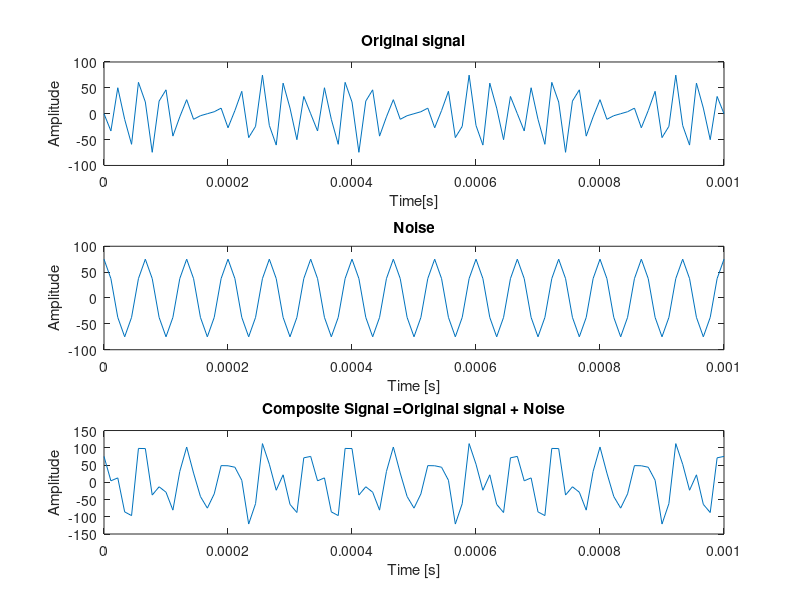
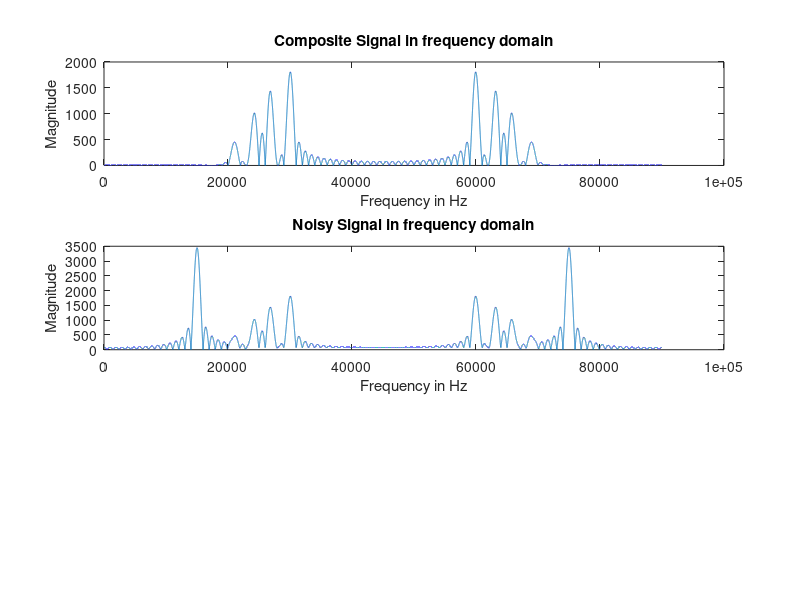

MATLAB code for these plots, in order: (Note: this script raises an error after producing the figures.)
clc;
close all;
%%
fs = 90000;% Sampling Freq Nyquist 2x of Composite signal
Ts = 1/fs; % Time Period
t = 0: Ts : 0.001;
% Signal
f1=21000; % Frequency [Hz]
f2=24000;
f3=27000;
f4=30000;
%%
a1=1; % Amplitude
a2=1;
a3=1;
a4=1;
x1 =a1*sin(2*pi.*t.*f1); 
x2 =a2*sin(2*pi.*t.*f2);
x3 =a3*sin(2*pi.*t.*f3);
x4 =a4*sin(2*pi.*t.*f4);
anon=0+2+8; 
X0=anon*x1+2*anon*x2-3*anon*x3-4*anon*x4;% composite signal%
%% Noise
aNoise = 75; % Amplitude
fNoise = 15000; % Frequency [Hz]
noise = aNoise*cos(2*pi.*t.*fNoise);
%% Signal + Noise
signalNoise = X0 + noise; %Corrupted Signal
%% Plots
%Visualize In time domain
figure(1)
subplot(3,1,1);
plot(t,X0);
xlabel('Time[s]');
ylabel('Amplitude');
title('Original signal');
subplot(3,1,2);
plot(t, noise);
xlabel('Time [s]');
ylabel('Amplitude');
title('Noise');
subplot(3,1,3);
plot(t, signalNoise);
xlabel('Time [s]');
ylabel('Amplitude');
title('Composite Signal =Original signal + Noise');
%% Visualise the above noisy signal in ferquency domain
%%
X0FFT=fft(X0,fs);
figure(2)
subplot(3,1,1);
plot(abs(X0FFT));
xlabel('Frequency in Hz');
ylabel('Magnitude');
title('Composite Signal in frequency domain');
%%
P=fft(signalNoise,fs);
subplot(3,1,2);
plot(abs(P));
xlabel('Frequency in Hz');
ylabel('Magnitude');
title('Noisy Signal in frequency domain');
%%
FIR_1=filter(FIR_100,signalNoise); %FIR FILTER OF ORDER 100 For filtering frequencies of 20KHz to 70KHz
P=fft(FIR_1,fs);
subplot(3,1,3);
plot(abs(P));
xlabel('Frequency in Hz');
ylabel('Magnitude');
title('Noise Free Signal in Frequency domain');
 
%% To Implement FIR filter of order 300 to pass frequency of 20KHz to 70KHz
%%
figure(3)
subplot(3,1,1);
plot(abs(X0FFT));
xlabel('Frequency in Hz');
ylabel('Magnitude');
title('Composite Signal in frequency domain');
%%
P=fft(signalNoise,fs);
subplot(3,1,2);
plot(abs(P));
xlabel('Frequency in Hz');
ylabel('Magnitude');
title('FIR FILTERs  Noisy Signal in frequency domain');
%%
FIR_3=filter(FIR_300,signalNoise);%FIR FILTER OF ORDER 300 For filtering frequencies of 20KHz to 70KHz
FIR_FFT_300=fft(FIR_3,fs); 
% P=fft(y,fs);
subplot(3,1,3);
plot(abs(FIR_FFT_300));
xlabel('Frequency in Hz');
ylabel('Magnitude');
title('FIR FILTERs Noise Free Signal in Frequency domain');
%%
%% To Implement IIR filter of minimum order to remove noise of Frequency 20KHz-70KHz in frequency domain
%%
% X0FFT=fft(X0,fs);
figure(4)
subplot(3,1,1);
plot(abs(X0FFT));
xlabel('Frequency in Hz');
ylabel('Magnitude');
title('Composite Signal in frequency domain');
%%
P=fft(signalNoise,fs);
subplot(3,1,2);
plot(abs(P));
xlabel('Frequency in Hz');
ylabel('Magnitude');
title('Noisy Signal in frequency domain');
%%IIR_Butterworth
IIR=filter(IIR_Butterworth,signalNoise);
P=fft(IIR,fs);
subplot(3,1,3);
plot(abs(P));
xlabel('Frequency in Hz');
ylabel('Magnitude');
title('IIR Filters Noise Free Signal in Frequency domain');
